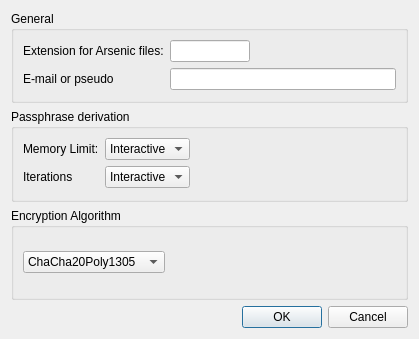
<?xml version="1.0" encoding="UTF-8"?>
<ui version="4.0">
 <class>Config</class>
 <widget class="QDialog" name="Config">
  <property name="geometry">
   <rect>
    <x>0</x>
    <y>0</y>
    <width>419</width>
    <height>339</height>
   </rect>
  </property>
  <property name="windowTitle">
   <string>Arsenic Configuration</string>
  </property>
  <layout class="QVBoxLayout" name="verticalLayout">
   <item>
    <widget class="QGroupBox" name="groupBox">
     <property name="title">
      <string>General</string>
     </property>
     <layout class="QGridLayout" name="gridLayout">
      <item row="1" column="0">
       <widget class="QLabel" name="label_4">
        <property name="text">
         <string>E-mail or pseudo</string>
        </property>
       </widget>
      </item>
      <item row="0" column="0">
       <widget class="QLabel" name="label">
        <property name="text">
         <string>Extension for Arsenic files:</string>
        </property>
       </widget>
      </item>
      <item row="0" column="1">
       <widget class="QLineEdit" name="editExtension">
        <property name="sizePolicy">
         <sizepolicy hsizetype="Fixed" vsizetype="Fixed">
          <horstretch>0</horstretch>
          <verstretch>0</verstretch>
         </sizepolicy>
        </property>
        <property name="maximumSize">
         <size>
          <width>80</width>
          <height>16777215</height>
         </size>
        </property>
        <property name="text">
         <string/>
        </property>
       </widget>
      </item>
      <item row="1" column="1">
       <widget class="QLineEdit" name="editName"/>
      </item>
     </layout>
    </widget>
   </item>
   <item>
    <widget class="QGroupBox" name="groupBox_2">
     <property name="title">
      <string>Passphrase derivation</string>
     </property>
     <layout class="QGridLayout" name="gridLayout_2">
      <item row="1" column="0">
       <widget class="QLabel" name="label_3">
        <property name="text">
         <string>Iterations</string>
        </property>
       </widget>
      </item>
      <item row="0" column="1">
       <widget class="QComboBox" name="comboMemory">
        <item>
         <property name="text">
          <string>Interactive</string>
         </property>
        </item>
        <item>
         <property name="text">
          <string>Moderate</string>
         </property>
        </item>
        <item>
         <property name="text">
          <string>Sensitive</string>
         </property>
        </item>
       </widget>
      </item>
      <item row="0" column="0">
       <widget class="QLabel" name="label_2">
        <property name="text">
         <string>Memory Limit:</string>
        </property>
       </widget>
      </item>
      <item row="1" column="1">
       <widget class="QComboBox" name="comboOps">
        <item>
         <property name="text">
          <string>Interactive</string>
         </property>
        </item>
        <item>
         <property name="text">
          <string>Moderate</string>
         </property>
        </item>
        <item>
         <property name="text">
          <string>Sensitive</string>
         </property>
        </item>
       </widget>
      </item>
      <item row="0" column="2">
       <spacer name="horizontalSpacer_2">
        <property name="orientation">
         <enum>Qt::Horizontal</enum>
        </property>
        <property name="sizeHint" stdset="0">
         <size>
          <width>40</width>
          <height>20</height>
         </size>
        </property>
       </spacer>
      </item>
     </layout>
    </widget>
   </item>
   <item>
    <widget class="QGroupBox" name="groupBox_3">
     <property name="title">
      <string>Encryption Algorithm</string>
     </property>
     <layout class="QHBoxLayout" name="horizontalLayout">
      <item>
       <widget class="QComboBox" name="comboAlgo">
        <item>
         <property name="text">
          <string>ChaCha20Poly1305</string>
         </property>
        </item>
        <item>
         <property name="text">
          <string>AES-256/GCM</string>
         </property>
        </item>
        <item>
         <property name="text">
          <string>Serpent/GCM</string>
         </property>
        </item>
       </widget>
      </item>
      <item>
       <spacer name="horizontalSpacer_3">
        <property name="orientation">
         <enum>Qt::Horizontal</enum>
        </property>
        <property name="sizeHint" stdset="0">
         <size>
          <width>40</width>
          <height>20</height>
         </size>
        </property>
       </spacer>
      </item>
     </layout>
    </widget>
   </item>
   <item>
    <widget class="QDialogButtonBox" name="buttonBox">
     <property name="orientation">
      <enum>Qt::Horizontal</enum>
     </property>
     <property name="standardButtons">
      <set>QDialogButtonBox::Cancel|QDialogButtonBox::Ok</set>
     </property>
    </widget>
   </item>
  </layout>
 </widget>
 <resources/>
 <connections>
  <connection>
   <sender>buttonBox</sender>
   <signal>accepted()</signal>
   <receiver>Config</receiver>
   <slot>accept()</slot>
   <hints>
    <hint type="sourcelabel">
     <x>248</x>
     <y>254</y>
    </hint>
    <hint type="destinationlabel">
     <x>157</x>
     <y>274</y>
    </hint>
   </hints>
  </connection>
  <connection>
   <sender>buttonBox</sender>
   <signal>rejected()</signal>
   <receiver>Config</receiver>
   <slot>reject()</slot>
   <hints>
    <hint type="sourcelabel">
     <x>316</x>
     <y>260</y>
    </hint>
    <hint type="destinationlabel">
     <x>286</x>
     <y>274</y>
    </hint>
   </hints>
  </connection>
 </connections>
</ui>
